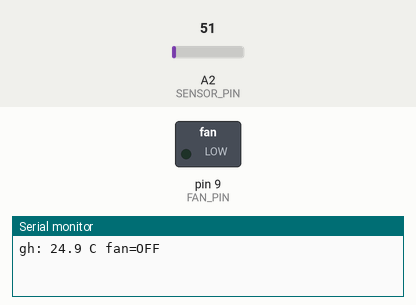
Recording of a sketch running on a simulated Arduino Uno, built with avr-gcc and run on an emulated ATmega328P. On the bench: switched loads named in the sketch (green lamp = pin HIGH), the last lines printed to the serial monitor. The inputs (shaded band) are chosen by the test bench; at power-on: A2 (SENSOR_PIN) = 51.

Above: at 1.2 s.
1.3 s: A2 (SENSOR_PIN) set to 55
2.8 s: A2 (SENSOR_PIN) set to 61
At 3.1 s:
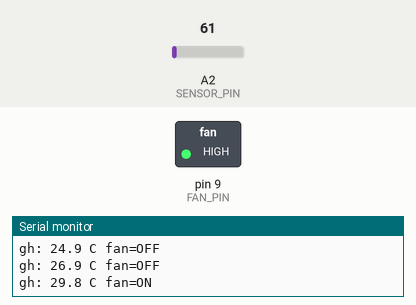
4.3 s: A2 (SENSOR_PIN) set to 30
At 5.5 s:
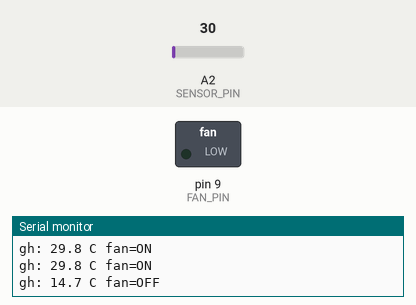
5.8 s: A2 (SENSOR_PIN) set to 71
At 6.7 s:
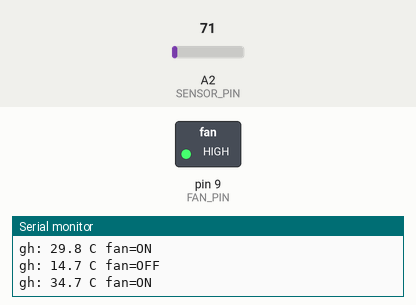
Timing chart, 0 to 8.3 s (numbered marks = the images above; inputs shaded):
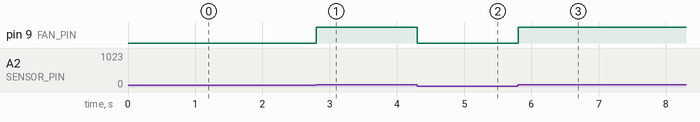

Measured:
- the behaviour switches between 57 and 58 on A2 (SENSOR_PIN) (found by bisection; images 0 and 1)
- after the input at 2.8 s, pin 9 (FAN_PIN): LOW → HIGH at once
- after the input at 4.3 s, pin 9 (FAN_PIN): HIGH → LOW at once
- after the input at 5.8 s, pin 9 (FAN_PIN): LOW → HIGH at once

The sketch:

sketch.ino
```cpp
// Greenhouse ridge-vent controller.
// Soil-air LM35 on A2, exhaust fan relay on D9, UART status.

const int SENSOR_PIN = A2;
const int FAN_PIN = 9;
const float OPEN_C = 28.0f;
const float MV_PER_C = 10.0f;
const unsigned long TICK_MS = 50;
const unsigned long STATUS_MS = 1000;

bool fanOn = false;
unsigned long lastTick = 0;
unsigned long lastStatus = 0;
unsigned long sampleCount = 0;
float tempC = 0.0f;
float tempMin = 999.0f;
float tempMax = -999.0f;

float readTempC()
{
    int raw = analogRead(SENSOR_PIN);
    float mv = raw * (5000.0f / 1023.0f);
    return mv / MV_PER_C;
}

void trackTemp(float c)
{
    if (c < tempMin)
    {
        tempMin = c;
    }
    if (c > tempMax)
    {
        tempMax = c;
    }
}

void setFan(bool on)
{
    fanOn = on;
    digitalWrite(FAN_PIN, on ? HIGH : LOW);
}

void printStatus()
{
    Serial.print("gh: ");
    Serial.print(tempC, 1);
    Serial.print(" C fan=");
    Serial.println(fanOn ? "ON" : "OFF");
}

void setup()
{
    pinMode(FAN_PIN, OUTPUT);
    digitalWrite(FAN_PIN, LOW);
    Serial.begin(9600);
    lastTick = millis();
    lastStatus = millis();
}

void loop()
{
    unsigned long now = millis();

    if (now - lastTick >= TICK_MS)
    {
        lastTick = now;
        tempC = readTempC();
        sampleCount++;
        trackTemp(tempC);

        if (tempC >= OPEN_C)
        {
            setFan(true);
        }
        else
        {
            setFan(false);
        }
    }

    if (now - lastStatus >= STATUS_MS)
    {
        lastStatus = now;
        printStatus();
    }
}
```
